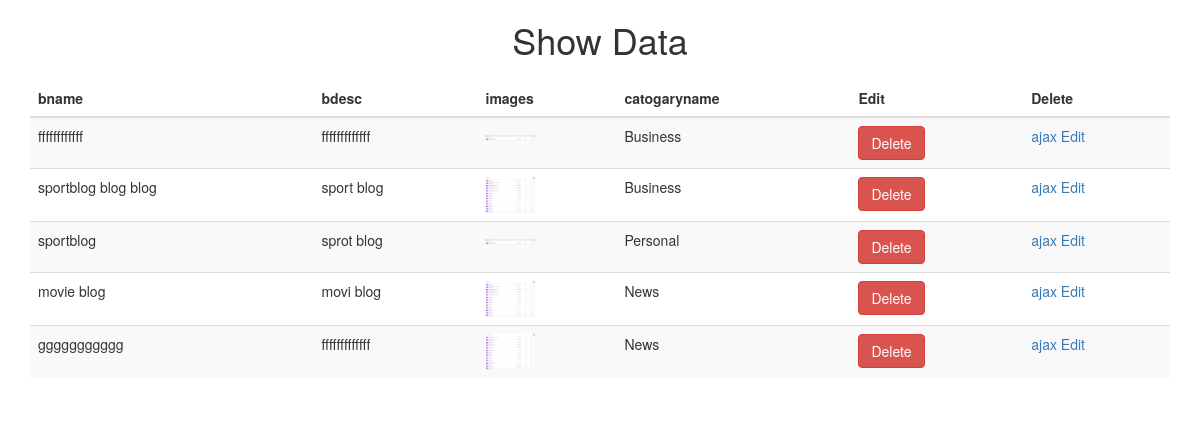
Screenshot of /display.php with the database file from the repository.
### tables this page shows
CREATE TABLE `Blog` (
  `bid` int NOT NULL AUTO_INCREMENT,
  `bname` varchar(50) NOT NULL,
  `bdesc` varchar(1000) DEFAULT NULL,
  `image` varchar(100) DEFAULT NULL,
  `c_id` int DEFAULT NULL,
  PRIMARY KEY (`bid`),
  KEY `c_id` (`c_id`),
  CONSTRAINT `blog_ibfk_1` FOREIGN KEY (`c_id`) REFERENCES `catogary` (`cid`)
);

CREATE TABLE `catogary` (
  `cid` int NOT NULL AUTO_INCREMENT,
  `cname` varchar(20) NOT NULL,
  PRIMARY KEY (`cid`)
);

### display.php (the view, shortened to what this page needs)
<!DOCTYPE html>
<html lang="en">
<head>
    <link rel="stylesheet" href="css/bootstrap.min.css">
    <link rel="stylesheet" href="css/style.css">
</head>
<body >
    <div class="container">
        <div class="text-center">
        <h1>Show Data</h1>
        </div>
    <form action="" method="POST" enctype="multipart/form-data">
    <table class="table table-hover table-responsive table-striped">
            <thead>
                <tr>
                    <th>bname</th>
                    <th>bdesc</th>
                    <th>images</th>
                    <th>catogaryname</th>
                    <th>Edit </th>
                    <th>Delete</th>
                </tr>
            </thead>
            <tbody>
                    <?php
                    $conn = mysqli_connect("localhost", "root", "ztlab117", "test");
                    $query = "SELECT Blog.bid, Blog.bname, Blog.bdesc,Blog.image, catogary.cname
                    FROM Blog
                    INNER JOIN catogary
                    ON Blog.c_id=catogary.cid";
                    $query_run = mysqli_query($conn,$query);
                    while($row = mysqli_fetch_array($query_run))
                    {
                        ?>
                        <tr>
                            <td><?php echo($row['bname']) ?></td>
                            <td><?php echo($row['bdesc']) ?></td>
                            <td> <img src="/../<?php echo $row[3] ?>" alt="" heigth="50px" width="50px"> </td>
                            <td><?php echo($row['cname']) ?></td>
                            <td><button type="button" id="deletebtn" name="delete" data-id="<?php echo $row['bid'] ?>" class="btn btn-danger">Delete</button></td>
                            <td>
                            <a href="edit.php?id=<?php echo $row['bid'];?>" id="editbtn">ajax Edit</a>
                            </td>
                    </tr>
                        <?php
                    }
                    ?>
            </tbody>
    </table>
    </form>
    </div>
</body>
</html>

### rows the page displays
blog: bname "ffffffffffff", bdesc "fffffffffffff", image (picture), c.cname "Business"
blog: bname "sportblog blog blog", bdesc "sport blog", image (picture), c.cname "Business"
blog: bname "sportblog", bdesc "sprot blog", image (picture), c.cname "Personal"
blog: bname "movie blog", bdesc "movi blog", image (picture), c.cname "News"
blog: bname "ggggggggggg", bdesc "fffffffffffff", image (picture), c.cname "News"
